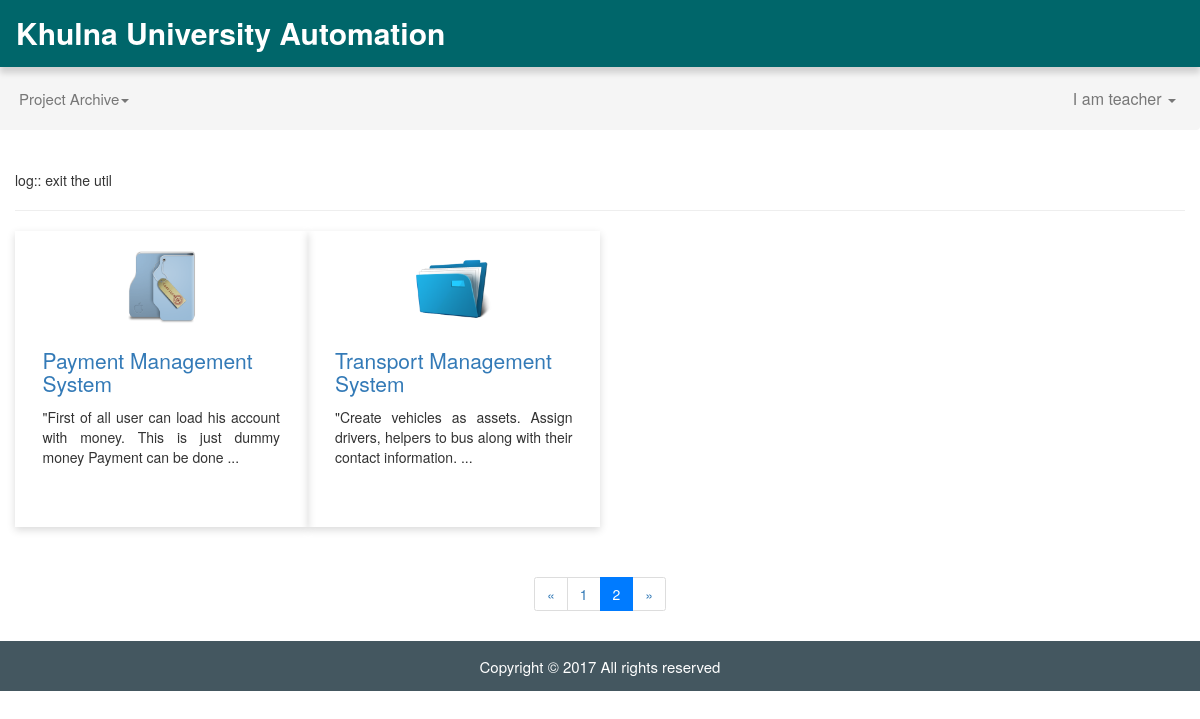
/project_home.php?page=8&limit=8 (signed in), run on the app's committed database.
### tables this page shows
CREATE TABLE `pms_project` (
  `id` varchar(40) NOT NULL,
  `thumbnail` text NOT NULL,
  `title` varchar(256) NOT NULL,
  `description` text NOT NULL,
  `link` text NOT NULL,
  `language` varchar(256) NOT NULL,
  `year_id` varchar(40) NOT NULL,
  `term_id` varchar(40) NOT NULL,
  `course_id` varchar(40) NOT NULL,
  `discipline_id` varchar(40) NOT NULL,
  `teacher_id` varchar(40) NOT NULL,
  `created_at` timestamp NOT NULL,
  `updated_at` timestamp NOT NULL
);

### modules/projectArchive/ui/blade/view.projectHome.blade.php (called while the page is built, shortened)
<?php
include_once './util/class.util.php';
include_once '/../../bao/class.projectbao.php';
include_once '/../../bao/class.projectHomebao.php';
$_ProjectBao=new ProjectBao();
$_ProjectHomeBao=new ProjectHomeBao();
if (isset($_GET['page'])&&isset($_GET['limit'])){
    $getROW=$_ProjectHomeBao->getLimitProject($_GET['page'],$_GET['limit']);
}
?>

### modules/projectArchive/bao/class.projectHomebao.php (called while the page is built, shortened)
<?php
include_once './util/class.util.php';
include_once '/../dao/class.projectdao.php';
include_once '/../dao/class.projectHomedao.php';
class ProjectHomeBao{
    private $_ProjectHomeDao;
    public function __construct()
    {
        $this->_ProjectHomeDao=new ProjectHomeDao();
    }
    public function getLimitProject($page,$limit){
        $Result=$this->_ProjectHomeDao->getLimitProject($page,$limit);
        return $Result;
    }
}
?>

### modules/projectArchive/dao/class.projectHomedao.php (called while the page is built, shortened)
<?php
include_once './common/class.common.project.php';
include_once './util/class.util.php';
class ProjectHomeDao{
    private $_DB;
    public function __construct()
    {
        $this->_DB=DBUtil::getInstance();
    }
    public function getLimitProject($page,$limit){
        $ProjectList=array();
        $SQL="SELECT * FROM pms_project ORDER BY pms_project.created_at LIMIT $page,$limit";
        $this->_DB->doQuery($SQL);
        $rows=$this->_DB->getAllRows();
        foreach ($rows as $row){
            $this->_Project=new Project();
            $this->_Project->setProjectId($row['id']);
            $this->_Project->setProjectThumbnail($row['thumbnail']);
            $this->_Project->setProjectTitle($row['title']);
            $this->_Project->setProjectDescription($row['description']);
            $this->_Project->setProjectLink($row['link']);
            $this->_Project->setProjectLanguage($row['language']);
            $this->_Project->setProjectYearId($row['year_id']);
            $this->_Project->setProjectTermId($row['term_id']);
            $this->_Project->setProjectCourseId($row['course_id']);
            $this->_Project->setProjectDisciplineId($row['discipline_id']);
            $this->_Project->setProjectTeacherId($row['teacher_id']);
            $this->_Project->setProjectCreatedAt($row['created_at']);
            $this->_Project->setProjectUpdatedAt($row['updated_at']);
            $ProjectList[]=$this->_Project;
        }
        $Result=new Result();
        $Result->setIsSuccess(1);
        $Result->setResultObject($ProjectList);
        return $Result;
    }
}
?>

### common/class.common.php (called while the page is built, shortened)
<?php
class Result{
    private $_IsSuccess=0;
    private $_ResultObject;
    public function setIsSuccess($IsSuccess){
        $this->_IsSuccess = $IsSuccess;
    }
    public function getIsSuccess(){
        return $this->_IsSuccess;
    }
    public function setResultObject($ResultObject){
        $this->_ResultObject = $ResultObject;
    }
    public function getResultObject(){
        return $this->_ResultObject;
    }
}
?>

### common/class.common.project.php (called while the page is built, shortened)
<?php
class Project{
    private $_projectId;
    private $_projectThumbnail;
    private $_projectTitle;
    private $_projectDescription;
    public function getProjectId(){
        return $this->_projectId;
    }
    public function setProjectId($projectId){
        $this->_projectId=$projectId;
    }
    public function getProjectThumbnail(){
        return $this->_projectThumbnail;
    }
    public function setProjectThumbnail($projectThumbnail){
        $this->_projectThumbnail=$projectThumbnail;
    }
    public function getProjectTitle(){
        return $this->_projectTitle;
    }
    public function setProjectTitle($projectTitle){
        $this->_projectTitle=$projectTitle;
    }
    public function getProjectDescription(){
        return $this->_projectDescription;
    }
    public function setProjectDescription($projectDescription){
        $this->_projectDescription=$projectDescription;
    }
}

### modules/projectArchive/bao/class.projectbao.php (called while the page is built, shortened)
<?php
include_once './util/class.util.php';
include_once '/../dao/class.projectdao.php';
Class ProjectBao
{
    private $_ProjectDao;
    function __construct()
    {
        $this->_ProjectDao = new ProjectDao();
    }
    public function getAllProjects(){
        $Result=$this->_ProjectDao->getAllProjects();
        return $Result;
    }
}
?>

### modules/projectArchive/dao/class.projectdao.php (called while the page is built, shortened)
<?php
include_once './common/class.common.project.php';
include_once './util/class.util.php';
Class ProjectDao
{
    private $_DB;
    function __construct()
    {
        $this->_DB = DBUtil::getInstance();
    }
    public function getAllProjects(){
        $ProjectList=array();
        $SQL="SELECT * FROM pms_project ORDER BY pms_project.created_at";
        $this->_DB->doQuery($SQL);
        $rows=$this->_DB->getAllRows();
        foreach ($rows as $row) {
            $this->_Project=new Project();
            $this->_Project->setProjectId($row['id']);
            $this->_Project->setProjectThumbnail($row['thumbnail']);
            $this->_Project->setProjectTitle($row['title']);
            $this->_Project->setProjectDescription($row['description']);
            $this->_Project->setProjectLink($row['link']);
            $this->_Project->setProjectLanguage($row['language']);
            $this->_Project->setProjectYearId($row['year_id']);
            $this->_Project->setProjectTermId($row['term_id']);
            $this->_Project->setProjectCourseId($row['course_id']);
            $this->_Project->setProjectDisciplineId($row['discipline_id']);
            $this->_Project->setProjectTeacherId($row['teacher_id']);
            $this->_Project->setProjectCreatedAt($row['created_at']);
            $this->_Project->setProjectUpdatedAt($row['updated_at']);
            $ProjectList[]=$this->_Project;
        }
        $Result = new Result();
        $Result->setIsSuccess(1);
        $Result->setResultObject($ProjectList);
        return $Result;
    }
}
?>

### modules/projectArchive/ui/view.projectHome.php (the view, shortened to what this page needs)
<?php
include_once '/template/basic/navbar.php';
include_once 'blade/view.projectHome.blade.php';
include_once './common/class.common.php';
?>
<hr>
<div class="container">
    <div class="row">
        <?php
        $results_per_page=8;
        if(isset($_GET['page'])&&isset($_GET['limit'])){
            $ProjectList=$getROW->getResultObject();
        }
        else{
            $ProjectList=$_ProjectHomeBao->getLimitProject(0,$results_per_page)->getResultObject();
        }
        foreach ($ProjectList as $project){
            ?>
            <div class="col-lg-3 portfolio-item" style="box-shadow: 0 3px 8px rgba(0,0,0,0.15);">
                <div class="card h-37" style="padding-top: 15px">
                    <a href="<?php echo PageUtil::$MEMBER.'?id='.$project->getProjectId();?>" style="text-align: center">
                        <img class="card-img-top" src="<?php echo $project->getProjectThumbnail();?>" alt="Project" style="height: 80px;width: 80px"></a>
                    <div class="card-body">
                        <h4 style="font-size:21px" class="card-title">
                            <a href="<?php echo PageUtil::$MEMBER.'?id='.$project->getProjectId();?>"><?php echo $project->getProjectTitle();?></a>
                        </h4>
                        <p class="card-text" style="padding-top: 5px;text-align: justify"><?php
                            if(strlen($project->getProjectDescription())>100){
                                echo substr($project->getProjectDescription(),0,100).'...';
                            }
                            else{
                                echo $project->getProjectDescription();
                            }
                            ?></p>
                    </div>
                </div>
            </div>
            <?php
        }
        ?>
    </div>
    <div class="col-md-12">
        <ul class="pagination justify-content-center">
            <li class="page-item">
                <a class="page-link" href="<?php if(isset($_GET['page'])&&isset($_GET['limit'])){
                    $result=$_GET['page']-$results_per_page;
                    echo PageUtil::$PROJECT_HOME.'?page='.
                        $result.'&limit='.$_GET['limit'];
                }?>" aria-label="Previous">
                    <span aria-hidden="true">&laquo;</span>
                </a>
            </li>
            <?php
            $ProjectNum=count($_ProjectBao->getAllProjects()->getResultObject());
            $number_of_pages=ceil($ProjectNum/$results_per_page);
            for($i=0;$i<$number_of_pages;$i++){
                if (isset($_GET['page'])&&isset($_GET['limit'])) {
                    if ($_GET['page'] == $i * $results_per_page) {
                        ?>
                        <li class="page-item active">
                        <?php
                    } else {
                        ?>
                        <li class="page-item">
                        <?php
                    }
                }
                ?>
                    <a class="page-link" href="<?php echo PageUtil::$PROJECT_HOME.'?page='.$i*$results_per_page.'&limit='.$results_per_page;?>"><?php echo $i+1;?></a>
                </li>
            <?php
            }
            ?>
            <li class="page-item">
                <a class="page-link" href="<?php if(isset($_GET['page'])&&isset($_GET['limit'])){
                    $result=$_GET['page']+$results_per_page;
                    if ($_GET['page']>=$ProjectNum-$results_per_page){
                        $result=$_GET['page'];
                    }
                    echo PageUtil::$PROJECT_HOME.'?page='.
                        $result.'&limit='.$_GET['limit'];
                }else{
                    if($ProjectNum>$results_per_page){
                        echo PageUtil::$PROJECT_HOME.'?page='.$results_per_page.'&limit='.$results_per_page;
                    }else{
                        echo PageUtil::$PROJECT_HOME;
                    }
                }?>" aria-label="Next">
                    <span aria-hidden="true">&raquo;</span>
                </a>
            </li>
        </ul>
    </div>
</div>

### resources/css/3-col-portfolio.css (style rules this page uses)
.portfolio-item { margin-bottom: 30px; }
.pagination { margin-bottom: 30px; }
.card { position:relative;display:-ms-flexbox;display:flex;-ms-flex-direction:column;flex-direction:column;min-width:0;word-wrap:break-word;background-color:#fff;background-clip:border-box;border-radius:.25rem }
.card-body { -ms-flex:1 1 auto;flex:1 1 auto;padding:1.25rem }
.card-title { margin-bottom:.75rem }
.card-text:last-child { margin-bottom:0 }
.card-img-top { width:100%;border-top-left-radius:calc(.25rem - 1px);border-top-right-radius:calc(.25rem - 1px) }
.pagination { display:-ms-flexbox;display:flex;padding-left:0;list-style:none;border-radius:.25rem }
.page-item:first-child .page-link { margin-left:0;border-top-left-radius:.25rem;border-bottom-left-radius:.25rem }
.page-item:last-child .page-link { border-top-right-radius:.25rem;border-bottom-right-radius:.25rem }
.page-item.active .page-link { z-index:2;color:#fff;background-color:#007bff;border-color:#007bff }
.page-link { position:relative;display:block;padding:.5rem .75rem;margin-left:-1px;line-height:1.25;color:#007bff;background-color:#fff;border:1px solid #ddd }
.h-37 { height: 37% !important }
.justify-content-center { -ms-flex-pack:center!important;justify-content:center!important }

### data on the page
pms_project: thumbnail (picture), title "Payment Management System", description "\"First of all user can load his account with money. This is just dummy money Payment can be done"
pms_project: thumbnail (picture), title "Transport Management System", description "\"Create vehicles as assets. Assign drivers, helpers to bus along with their contact information."

### other printed values
$globalMenu[$i]->getTitle() "Project Archive"
$globalUser->getFirstName() "I am"
$globalUser->getLastName() "teacher"
